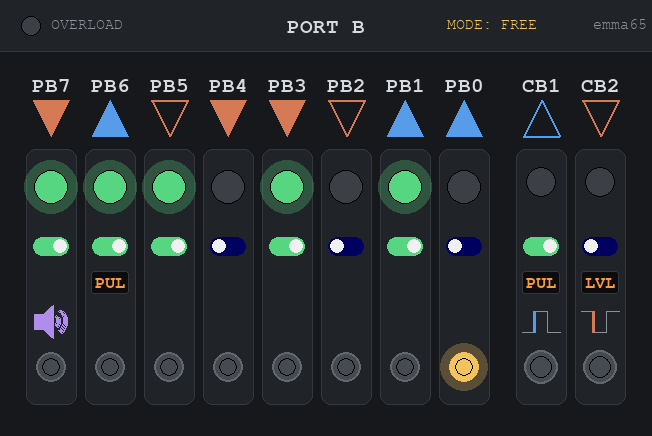

Source code (Python):
import os
os.environ["SDL_VIDEODRIVER"] = "dummy"
import pygame
import math

pygame.init()

# ---- Palette ----
BG          = (22, 24, 28)
PANEL       = (32, 35, 40)
PANEL_EDGE  = (52, 56, 62)
TEXT        = (215, 218, 222)
TEXT_DIM    = (140, 145, 152)
LED_HIGH    = (86, 214, 128)
LED_LOW     = (60, 64, 70)
LED_FAULT   = (232, 168, 56)
DIR_IN      = (86, 156, 232)
DIR_OUT     = (214, 122, 86)
TOGGLE_ON   = (86, 214, 128)
TOGGLE_OFF  = (58, 62, 68)
BTN         = (70, 75, 82)
BTN_EDGE    = (98, 104, 112)
ACCENT      = (244, 196, 92)
STATUS_OK   = (86, 214, 128)

# "15-segment" mode display — stylized stand-in, not real per-glyph segment
# geometry. Dark backlit rect + bold monospace text in an LED/VFD-style
# amber. Good enough to read as "digital display" at mockup fidelity.
SEG_BG    = (12, 12, 14)
SEG_ON    = (255, 153, 51)

# Speaker/audio-routing indicator — a distinct hue from everything else in
# the palette (LED green, direction blue/orange, accent gold) so "this pin
# is routed to audio" reads as its own category at a glance.
SPKR_ON   = (176, 141, 235)

# ---- Global scale ----
# All layout constants below are defined at a base fidelity tuned for a
# ~468px-wide single-port row, then multiplied by S. Two ports side by side
# at this scale comfortably fit a typical workstation display; retuning the
# whole mockup later is a single-number change here rather than a pass
# through every magic number in the file.
S = 600 / 468

def sc(v):
    return round(v * S)

# ---- Row layout constants ----
# (defined before the canvas so the canvas width can be derived from the
# actual laid-out content rather than guessed and hardcoded)
chevron_size = sc(28)  # matches LED diameter
label_center_y = sc(66)      # PBx / CBx label, floats above everything
chevron_y0 = label_center_y + sc(12)
row_y = chevron_y0 + chevron_size + sc(10)   # cell top, below the chevron
cell_h = sc(200)   # cell height stays keyed to CB1/CB2's stack; PBx momentary
                   # now sits at the same offset as the control cells' (below),
                   # so the extra room shows up as a gap above the button
ctrl_w = sc(40)    # no longer needs to be wider than the data cells — the
                   # level/pulse toggle+readout replaced the pill, and the
                   # polarity icon narrowed to fit — so CB1/CB2 now match PBx
data_w = sc(40)
gap = sc(6)
ctrl_group_gap = sc(14)   # extra space before CB1, setting the control pair
                          # apart from the PBx data cells
LEFT_MARGIN = sc(20)      # mirrored on the right so PB7 and CB2 sit the
                          # same distance from their respective canvas edges

# per-cell vertical offsets (from rect.top), shared across the row so that
# widgets of the same kind line up regardless of which cell they're in
LED_OFF_DATA   = sc(30)
LED_OFF_CTRL   = sc(26)
TOGGLE_OFF     = sc(76)
SEG_OFF        = sc(104)
POLARITY_OFF   = sc(135)   # also used for PB7's speaker icon — see below
MOMENTARY_OFF  = sc(170)

# ---- Legend ----
# "local" = the level the toggle switch is set to pull the pin toward (this
# is also what the toggle widget itself displays: on = pulled high).
# "pin" = the actual resultant node level the VIA sees — shown by the
# chevron (filled = high, outline = low). For input pins, the panel is the
# only driver, so pin normally equals local — except while the momentary
# button is held, which asserts the opposite level for as long as it's
# pressed. For output pins, the VIA drives the node and can disagree with
# local (pull-up/down losing to an active driver, or genuine contention).
pins = [
    ("PB7", "data", {"dir": "out", "local": True,  "pin": True,     # agree, high; audio
                      "speaker": True}),                            # routing enabled
    ("PB6", "data", {"dir": "in",  "local": True,  "pin": True,     # forced pulled-up (idle high) for
                      "level_mode": "pulse"}),                      # negative-edge pulse counting; toggle
                                                                     # repurposed as PUL/LVL mode select
    ("PB5", "data", {"dir": "out", "local": True,  "pin": False}),  # pull-up loses to VIA driving low (no fault)
    ("PB4", "data", {"dir": "out", "local": False, "pin": True}),   # toggle low + VIA out high = contention
    ("PB3", "data", {"dir": "out", "local": True,  "pin": True}),   # agree, high
    ("PB2", "data", {"dir": "out", "local": False, "pin": False}),  # toggle low, VIA also drives low, agree
    ("PB1", "data", {"dir": "in",  "local": True,  "pin": True}),   # toggle high, pin follows
    ("PB0", "data", {"dir": "in",  "local": False, "pin": True,     # toggle low (idle), but momentary
                      "momentary_pressed": True}),                  # is held -> pin temporarily high
    ("CB1", "ctrl", {"level_mode": "pulse", "polarity": "rising",  "dir": "in"}),
    ("CB2", "ctrl", {"level_mode": "level", "polarity": "falling", "dir": "out"}),
]

def layout_row(start_x):
    # Single source of truth for cell positions — used both to measure the
    # row's content width (so the canvas can center it with equal margins)
    # and to actually draw it, so the two can never drift apart.
    x = start_x
    prev_kind = None
    cells = []
    for name, kind, cfg in pins:
        if prev_kind == "data" and kind == "ctrl":
            x += ctrl_group_gap
        w = ctrl_w if kind == "ctrl" else data_w
        cells.append((name, kind, cfg, pygame.Rect(x, row_y, w, cell_h)))
        x += w + gap
        prev_kind = kind
    return cells, x - gap   # x - gap = right edge of the last cell

_, content_right = layout_row(0)
W, H = LEFT_MARGIN + content_right + LEFT_MARGIN, sc(340)
surf = pygame.Surface((W, H))
surf.fill(BG)

font_label   = pygame.font.SysFont("Consolas,Menlo,monospace", sc(16), bold=True)
font_small   = pygame.font.SysFont("Consolas,Menlo,monospace", sc(12))
font_tiny    = pygame.font.SysFont("Consolas,Menlo,monospace", sc(10))
font_seg     = pygame.font.SysFont("Consolas,Menlo,monospace", sc(13), bold=True)

def draw_text(text, font, color, center=None, topleft=None):
    img = font.render(text, True, color)
    rect = img.get_rect()
    if center: rect.center = center
    if topleft: rect.topleft = topleft
    surf.blit(img, rect)
    return rect

def draw_led(cx, cy, r, on):
    color = LED_HIGH if on else LED_LOW
    if on:
        glow_r = int(r * 1.6)
        glow = pygame.Surface((glow_r*2, glow_r*2), pygame.SRCALPHA)
        pygame.draw.circle(glow, (*color, 70), (glow_r, glow_r), glow_r)
        surf.blit(glow, (cx - glow_r, cy - glow_r))
    pygame.draw.circle(surf, color, (cx, cy), r)
    pygame.draw.circle(surf, (0,0,0,255), (cx, cy), r, 1)

def draw_toggle(cx, cy, w, h, on):
    rect = pygame.Rect(0,0,w,h)
    rect.center = (cx, cy)
    pygame.draw.rect(surf, TOGGLE_ON if on else TOGGLE_OFF, rect, border_radius=h//2)
    knob_x = rect.right - h//2 if on else rect.left + h//2
    pygame.draw.circle(surf, (240,240,240), (knob_x, cy), h//2 - 2)

def draw_momentary(cx, cy, r, pressed=False):
    body = ACCENT if pressed else BTN
    edge = ACCENT if pressed else BTN_EDGE
    if pressed:
        glow_r = int(r * 1.6)
        glow = pygame.Surface((glow_r*2, glow_r*2), pygame.SRCALPHA)
        pygame.draw.circle(glow, (*ACCENT, 70), (glow_r, glow_r), glow_r)
        surf.blit(glow, (cx - glow_r, cy - glow_r))
    pygame.draw.circle(surf, body, (cx, cy), r)
    pygame.draw.circle(surf, edge, (cx, cy), r, 2)
    pygame.draw.circle(surf, (0,0,0), (cx, cy), max(1, r-6), 1)

def draw_chevron(cx, y0, size, direction, pin_high):
    # direction: 'in' (apex up) | 'out' (apex down). Filled = pin state high,
    # outline = pin state low. This is the actual node level the VIA sees.
    color = DIR_IN if direction == "in" else DIR_OUT
    half = size / 2
    if direction == "in":
        points = [(cx - half, y0 + size), (cx + half, y0 + size), (cx, y0)]
    else:
        points = [(cx - half, y0), (cx + half, y0), (cx, y0 + size)]
    if pin_high:
        pygame.draw.polygon(surf, color, points)
    else:
        pygame.draw.polygon(surf, color, points, width=2)

def draw_seg_display(cx, cy, text, color=SEG_ON, pad_x=None, pad_y=None):
    # Auto-sized to the text plus a tight pad, rather than a fixed box —
    # keeps the footprint as small as the 3-char content allows.
    pad_x = sc(3) if pad_x is None else pad_x
    pad_y = sc(2) if pad_y is None else pad_y
    text_w, text_h = font_seg.size(text)
    w, h = text_w + pad_x * 2, text_h + pad_y * 2
    rect = pygame.Rect(0, 0, w, h)
    rect.center = (cx, cy)
    pygame.draw.rect(surf, SEG_BG, rect, border_radius=3)
    pygame.draw.rect(surf, PANEL_EDGE, rect, width=1, border_radius=3)
    draw_text(text, font_seg, color, center=rect.center)
    return rect

def draw_speaker_icon(cx, cy, on, scale=1.0):
    # Modeled directly on a standard speaker glyph: a narrow box flaring
    # into a wide cone, with wave arcs off the apex when routing is on.
    # No background badge — same "bare shape" treatment as the chevron and
    # polarity icon elsewhere in the cell.
    #
    # The box+cone silhouette alone is horizontally symmetric, but the wave
    # arcs only extend rightward from the apex — so centering the box+cone
    # at cx (as before) left the whole glyph, arcs included, visibly
    # off-center when routing was on. Instead, size the full bounding box
    # for the current state (arcs included, when present) and center *that*
    # at cx, so the box+cone shifts left to make room for the arcs on the
    # right rather than the arcs just hanging further out on one side.
    color = SPKR_ON if on else TEXT_DIM
    box_w, cone_len = 7 * scale, 8 * scale
    box_h, apex_h = 6 * scale, 13 * scale
    arc_radii = (6 * scale, 11 * scale)

    box_cone_w = box_w + cone_len
    total_w = box_cone_w + (arc_radii[-1] if on else 0)
    x0 = cx - total_w / 2
    apex_x = x0 + box_cone_w

    poly = [
        (x0, cy - box_h), (x0 + box_w, cy - box_h),
        (apex_x, cy - apex_h), (apex_x, cy + apex_h),
        (x0 + box_w, cy + box_h), (x0, cy + box_h),
    ]
    pygame.draw.polygon(surf, color, poly)

    if on:
        for rad in arc_radii:
            arc_rect = pygame.Rect(0, 0, rad * 2, rad * 2)
            arc_rect.center = (apex_x, cy)
            pygame.draw.arc(surf, color, arc_rect, -1.0, 1.0, max(2, int(3 * scale)))
    else:
        # muted: a single diagonal stroke across the whole glyph. Needs
        # contrast against the dimmed fill (TEXT_DIM), not just against the
        # background — same color as the fill made it read as a stray mark
        # poking out above/below the shape rather than a slash through it.
        lw = max(2, int(3 * scale))
        pygame.draw.line(surf, TEXT, (x0, cy - apex_h), (apex_x, cy + apex_h), lw)

def draw_pulse_icon(cx, cy, w, h, polarity):
    # Polarity here doubles as the pull direction: "rising" = pulled down
    # (idle low, a brief high pulse), "falling" = pulled up (idle high, a
    # brief low pulse). The first (active) edge is bold/colored; the return
    # edge back to idle stays dim.
    active = DIR_IN if polarity == "rising" else DIR_OUT
    bottom_y = cy + h / 2
    top_y = cy - h / 2
    x0 = cx - w / 2
    x1 = x0 + w * 0.32
    x2 = x0 + w * 0.68
    x3 = cx + w / 2
    if polarity == "rising":
        idle_y, excursion_y = bottom_y, top_y   # idle low, brief high
    else:
        idle_y, excursion_y = top_y, bottom_y   # idle high, brief low
    pygame.draw.line(surf, TEXT_DIM, (x0, idle_y), (x1, idle_y), 1)
    pygame.draw.line(surf, active,   (x1, idle_y), (x1, excursion_y), 3)
    pygame.draw.line(surf, TEXT_DIM, (x1, excursion_y), (x2, excursion_y), 1)
    pygame.draw.line(surf, TEXT_DIM, (x2, excursion_y), (x2, idle_y), 1)
    pygame.draw.line(surf, TEXT_DIM, (x2, idle_y), (x3, idle_y), 1)

# ---- Status bar ----
status_h = sc(40)
pygame.draw.rect(surf, PANEL, (0, 0, W, status_h))
pygame.draw.line(surf, PANEL_EDGE, (0, status_h), (W, status_h), 1)
draw_led(sc(24), sc(20), sc(8), on=False)
draw_text("OVERLOAD", font_small, TEXT_DIM, topleft=(sc(40), sc(13)))
draw_text("MODE: FREE", font_small, ACCENT, topleft=(W - sc(160), sc(13)))
draw_text("PORT B", font_label, TEXT, center=(W//2, sc(20)))
draw_text("emma65", font_small, TEXT_DIM, topleft=(W - sc(46), sc(13)))

# ---- Row of cells ----
cells, _ = layout_row(LEFT_MARGIN)
for name, kind, cfg, rect in cells:
    # module; the label+chevron pair above it is what ties it to a specific pin
    draw_text(name, font_label, TEXT, center=(rect.centerx, label_center_y))

    # chevron: connects the label to its cell. For data pins it's a live
    # pin-state indicator (filled/outline); for control pins, direction is
    # context-dependent on ACR/PCR, so for now it's always outlined — just a
    # label-to-cell connector with a direction hint, not a state readout.
    if kind == "data":
        draw_chevron(rect.centerx, chevron_y0, chevron_size, cfg["dir"], cfg["pin"])
    else:
        draw_chevron(rect.centerx, chevron_y0, chevron_size, cfg["dir"], False)

    # panel background
    pygame.draw.rect(surf, PANEL, rect, border_radius=10)
    pygame.draw.rect(surf, PANEL_EDGE, rect, width=1, border_radius=10)

    if kind == "data":
        draw_led(rect.centerx, rect.top + LED_OFF_DATA, sc(13), on=cfg["local"])
        if "level_mode" in cfg:
            # PB6-in-pulse-counting-mode case: the toggle no longer sets
            # pull direction (the line is forced pulled up), so it's
            # repurposed to drive the same PUL/LVL mode select + readout
            # used on the control cells.
            mode = cfg["level_mode"]
            draw_toggle(rect.centerx, rect.top + TOGGLE_OFF, sc(28), sc(15), on=(mode == "pulse"))
            seg_text = "PUL" if mode == "pulse" else "LVL"
            draw_seg_display(rect.centerx, rect.top + SEG_OFF, seg_text)
        else:
            draw_toggle(rect.centerx, rect.top + TOGGLE_OFF, sc(28), sc(15), on=cfg["local"])
        if "speaker" in cfg:
            # PB7's audio-routing indicator — vertically aligned with the
            # control cells' polarity icon so the row's single-item gap
            # fillers all land on the same line regardless of cell type.
            draw_speaker_icon(rect.centerx, rect.top + POLARITY_OFF, on=cfg["speaker"], scale=S)
        # aligned with the control cells' momentary so the extra row height
        # shows up as a gap above the button, not below it
        draw_momentary(rect.centerx, rect.top + MOMENTARY_OFF, sc(12), pressed=cfg.get("momentary_pressed", False))
    else:
        draw_led(rect.centerx, rect.top + LED_OFF_CTRL, sc(12), on=False)

        # level/pulse mode toggle — same widget as the PBx local-state
        # toggle, same size, positioned at the same offset for cross-row
        # alignment. on = pulse, off = level.
        mode = cfg["level_mode"]
        draw_toggle(rect.centerx, rect.top + TOGGLE_OFF, sc(28), sc(15), on=(mode == "pulse"))

        # mode readout — stylized 15-segment-style display, driven by the
        # toggle above it (not an independent control)
        seg_text = "PUL" if mode == "pulse" else "LVL"
        draw_seg_display(rect.centerx, rect.top + SEG_OFF, seg_text)

        # polarity icon — single-pulse waveform, active edge bold/colored.
        draw_pulse_icon(rect.centerx, rect.top + POLARITY_OFF, sc(30), sc(16), cfg["polarity"])

        draw_momentary(rect.centerx, rect.top + MOMENTARY_OFF, sc(13), pressed=False)

pygame.image.save(surf, "/home/claude/row_mockup.png")
print("saved", W, H)
